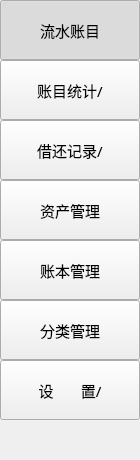
        <widget class="QWidget" name="widget_dock" native="true">
         <property name="minimumSize">
          <size>
           <width>140</width>
           <height>0</height>
          </size>
         </property>
         <property name="maximumSize">
          <size>
           <width>140</width>
           <height>16777215</height>
          </size>
         </property>
         <layout class="QGridLayout" name="gridLayout_2">
          <property name="leftMargin">
           <number>0</number>
          </property>
          <property name="topMargin">
           <number>0</number>
          </property>
          <property name="rightMargin">
           <number>0</number>
          </property>
          <property name="bottomMargin">
           <number>0</number>
          </property>
          <property name="spacing">
           <number>0</number>
          </property>
          <item row="1" column="0">
           <widget class="QPushButton" name="btn_analysis">
            <property name="minimumSize">
             <size>
              <width>0</width>
              <height>60</height>
             </size>
            </property>
            <property name="maximumSize">
             <size>
              <width>16777215</width>
              <height>60</height>
             </size>
            </property>
            <property name="font">
             <font>
              <family>微软雅黑</family>
              <pointsize>11</pointsize>
             </font>
            </property>
            <property name="text">
             <string>账目统计/</string>
            </property>
            <property name="checkable">
             <bool>true</bool>
            </property>
            <property name="autoExclusive">
             <bool>true</bool>
            </property>
           </widget>
          </item>
          <item row="2" column="0">
           <widget class="QPushButton" name="btn_borrowReturn">
            <property name="minimumSize">
             <size>
              <width>0</width>
              <height>60</height>
             </size>
            </property>
            <property name="maximumSize">
             <size>
              <width>16777215</width>
              <height>60</height>
             </size>
            </property>
            <property name="font">
             <font>
              <family>微软雅黑</family>
              <pointsize>11</pointsize>
             </font>
            </property>
            <property name="text">
             <string>借还记录/</string>
            </property>
            <property name="checkable">
             <bool>true</bool>
            </property>
            <property name="autoExclusive">
             <bool>true</bool>
            </property>
           </widget>
          </item>
          <item row="6" column="0">
           <widget class="QPushButton" name="btn_classify">
            <property name="minimumSize">
             <size>
              <width>0</width>
              <height>60</height>
             </size>
            </property>
            <property name="maximumSize">
             <size>
              <width>16777215</width>
              <height>60</height>
             </size>
            </property>
            <property name="font">
             <font>
              <family>微软雅黑</family>
              <pointsize>11</pointsize>
             </font>
            </property>
            <property name="text">
             <string>分类管理</string>
            </property>
            <property name="checkable">
             <bool>true</bool>
            </property>
            <property name="autoExclusive">
             <bool>true</bool>
            </property>
           </widget>
          </item>
          <item row="5" column="0">
           <widget class="QPushButton" name="btn_accountBook">
            <property name="minimumSize">
             <size>
              <width>0</width>
              <height>60</height>
             </size>
            </property>
            <property name="maximumSize">
             <size>
              <width>16777215</width>
              <height>60</height>
             </size>
            </property>
            <property name="font">
             <font>
              <family>微软雅黑</family>
              <pointsize>11</pointsize>
             </font>
            </property>
            <property name="text">
             <string>账本管理</string>
            </property>
            <property name="checkable">
             <bool>true</bool>
            </property>
            <property name="autoExclusive">
             <bool>true</bool>
            </property>
           </widget>
          </item>
          <item row="4" column="0">
           <widget class="QPushButton" name="btn_asset">
            <property name="minimumSize">
             <size>
              <width>0</width>
              <height>60</height>
             </size>
            </property>
            <property name="maximumSize">
             <size>
              <width>16777215</width>
              <height>60</height>
             </size>
            </property>
            <property name="font">
             <font>
              <family>微软雅黑</family>
              <pointsize>11</pointsize>
             </font>
            </property>
            <property name="text">
             <string>资产管理</string>
            </property>
            <property name="checkable">
             <bool>true</bool>
            </property>
            <property name="autoExclusive">
             <bool>true</bool>
            </property>
           </widget>
          </item>
          <item row="8" column="0">
           <spacer name="verticalSpacer">
            <property name="orientation">
             <enum>Qt::Vertical</enum>
            </property>
            <property name="sizeHint" stdset="0">
             <size>
              <width>20</width>
              <height>40</height>
             </size>
            </property>
           </spacer>
          </item>
          <item row="7" column="0">
           <widget class="QPushButton" name="btn_setting">
            <property name="minimumSize">
             <size>
              <width>0</width>
              <height>60</height>
             </size>
            </property>
            <property name="maximumSize">
             <size>
              <width>16777215</width>
              <height>60</height>
             </size>
            </property>
            <property name="font">
             <font>
              <family>微软雅黑</family>
              <pointsize>11</pointsize>
             </font>
            </property>
            <property name="text">
             <string>设       置/</string>
            </property>
            <property name="checkable">
             <bool>true</bool>
            </property>
            <property name="autoExclusive">
             <bool>true</bool>
            </property>
           </widget>
          </item>
          <item row="0" column="0">
           <widget class="QPushButton" name="btn_record">
            <property name="minimumSize">
             <size>
              <width>0</width>
              <height>60</height>
             </size>
            </property>
            <property name="maximumSize">
             <size>
              <width>16777215</width>
              <height>60</height>
             </size>
            </property>
            <property name="font">
             <font>
              <family>微软雅黑</family>
              <pointsize>11</pointsize>
             </font>
            </property>
            <property name="text">
             <string>流水账目</string>
            </property>
            <property name="checkable">
             <bool>true</bool>
            </property>
            <property name="checked">
             <bool>true</bool>
            </property>
            <property name="autoExclusive">
             <bool>true</bool>
            </property>
           </widget>
          </item>
         </layout>
        </widget>
